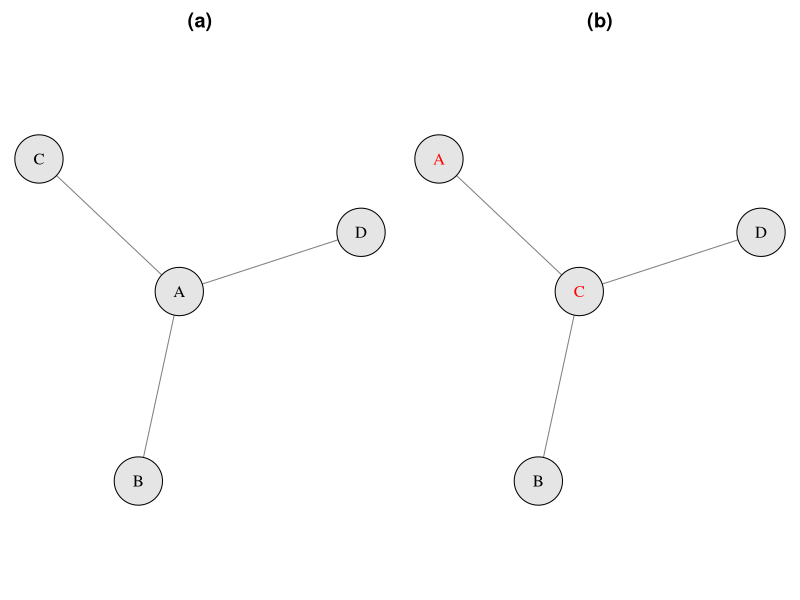

This figure's R source:
library(igraph)

set.seed(123)

# --- Create the original graph ---
edges <- data.frame(
  from = c("A", "A", "A"),
  to   = c("B", "C", "D")
)
g1 <- graph_from_data_frame(edges, directed = FALSE)

# --- Generate a permutation of vertex labels ---
original_labels <- V(g1)$name
permuted_labels <- c("C", "B", "A", "D")
name_map <- setNames(permuted_labels, original_labels)

# --- Create permuted graph g2 ---
g2 <- g1
V(g2)$name <- name_map[V(g1)$name]

# --- Use the same layout for both ---
layout <- layout_with_fr(g1)

# --- Determine which labels were permuted ---
# This compares positions, not just names
changed_labels <- V(g1)$name != V(g2)$name
label_colors_g2 <- ifelse(changed_labels, "red", "black")

# --- Plot both graphs ---
pdf("node_exch.pdf", width = 4, height = 2.5)
par(mfrow = c(1, 2), mar = c(0, 0, 2, 0))

# Original graph
plot(g1,
  layout = layout,
  vertex.label = V(g1)$name,
  vertex.label.color = "black",
  vertex.color = "gray90",
  vertex.size = 30,
  edge.color = "gray50",
  main = "(a)"
)

# Permuted graph with highlighted labels
plot(g2,
  layout = layout,
  vertex.label = V(g2)$name,
  vertex.label.color = label_colors_g2,
  vertex.color = "gray90",
  vertex.size = 30,
  edge.color = "gray50",
  main = "(b)"
)

dev.off()
